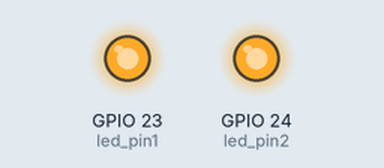
Recording of a program running on a simulated Raspberry Pi (BCM pin numbers). Shown: output pins drawn as LEDs (lit = HIGH). At 2.0 s the program stops and its outputs stay as they are.

Above: at 0.1 s.
At 2.1 s:
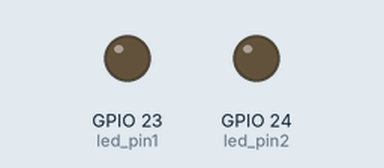
Timing chart, 0 to 3.5 s (numbered marks = the images above):
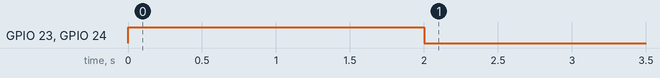

The program:

led_exam_01.py
```python
# Created on Heesung의 iPad.

#필요한 모듈을 불러 옵니다.
import RPi.GPIO as GPIO
import time

# 사용할 GPIO핀의 번호를 선정합니다.(BCM 모드)
led_pin1 = 23 #GPIO23
led_pin2 = 24 #GPIO24

# 불필요한 warning 제거
GPIO.setwarnings(False)

#GPIO핀의 번호 모드 설정
GPIO.setmode(GPIO.BCM)

# LED 핀의 IN/OUT 설정
GPIO.setup(led_pin1, GPIO.OUT)
GPIO.setup(led_pin2, GPIO.OUT)

# LED1, LED2 ON
GPIO.output(led_pin1, True)
GPIO.output(led_pin2, True)

time.sleep(2.0) # 2.0초 대기

# LED1, LED2 OFF
GPIO.output(led_pin1, False)
GPIO.output(led_pin2, False)

# GPIO 핀 상태 초기화
GPIO.cleanup()
```

Measured:
- by itself, GPIO 23 (led_pin1), GPIO 24 (led_pin2): LOW → HIGH at 0.00 s, → LOW 2.0 s later
